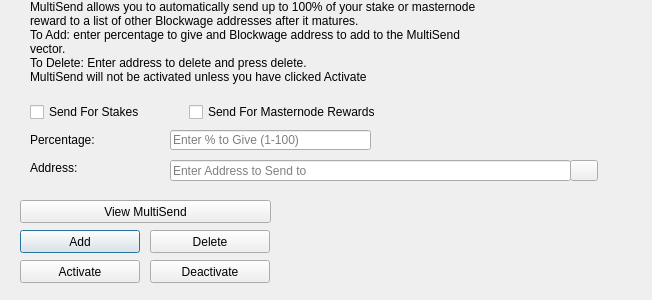
<?xml version="1.0" encoding="UTF-8"?>
<ui version="4.0">
 <class>MultiSendDialog</class>
 <widget class="QDialog" name="MultiSendDialog">
  <property name="windowModality">
   <enum>Qt::NonModal</enum>
  </property>
  <property name="geometry">
   <rect>
    <x>0</x>
    <y>0</y>
    <width>652</width>
    <height>300</height>
   </rect>
  </property>
  <property name="windowTitle">
   <string>MultiSend</string>
  </property>
  <widget class="QLineEdit" name="multiSendPercentEdit">
   <property name="geometry">
    <rect>
     <x>170</x>
     <y>130</y>
     <width>201</width>
     <height>20</height>
    </rect>
   </property>
   <property name="toolTip">
    <string>Enter whole numbers 1 - 100</string>
   </property>
   <property name="placeholderText">
    <string>Enter % to Give (1-100)</string>
   </property>
  </widget>
  <widget class="QLineEdit" name="multiSendAddressEdit">
   <property name="geometry">
    <rect>
     <x>170</x>
     <y>160</y>
     <width>401</width>
     <height>21</height>
    </rect>
   </property>
   <property name="toolTip">
    <string/>
   </property>
   <property name="placeholderText">
    <string>Enter Address to Send to</string>
   </property>
  </widget>
  <widget class="QLabel" name="label_2">
   <property name="geometry">
    <rect>
     <x>30</x>
     <y>0</y>
     <width>451</width>
     <height>121</height>
    </rect>
   </property>
   <property name="lineWidth">
    <number>1</number>
   </property>
   <property name="text">
    <string>MultiSend allows you to automatically send up to 100% of your stake or masternode reward to a list of other Blockwage addresses after it matures.
To Add: enter percentage to give and Blockwage address to add to the MultiSend vector.
To Delete: Enter address to delete and press delete.
MultiSend will not be activated unless you have clicked Activate</string>
   </property>
   <property name="alignment">
    <set>Qt::AlignLeading|Qt::AlignLeft|Qt::AlignTop</set>
   </property>
   <property name="wordWrap">
    <bool>true</bool>
   </property>
  </widget>
  <widget class="QLabel" name="message">
   <property name="geometry">
    <rect>
     <x>290</x>
     <y>200</y>
     <width>351</width>
     <height>91</height>
    </rect>
   </property>
   <property name="text">
    <string/>
   </property>
  </widget>
  <widget class="QPushButton" name="addButton">
   <property name="geometry">
    <rect>
     <x>20</x>
     <y>230</y>
     <width>120</width>
     <height>23</height>
    </rect>
   </property>
   <property name="toolTip">
    <string/>
   </property>
   <property name="statusTip">
    <string>Add to MultiSend Vector</string>
   </property>
   <property name="text">
    <string>Add</string>
   </property>
  </widget>
  <widget class="QPushButton" name="disableButton">
   <property name="geometry">
    <rect>
     <x>150</x>
     <y>260</y>
     <width>120</width>
     <height>23</height>
    </rect>
   </property>
   <property name="statusTip">
    <string>Deactivate MultiSend</string>
   </property>
   <property name="text">
    <string>Deactivate</string>
   </property>
  </widget>
  <widget class="QPushButton" name="addressBookButton">
   <property name="geometry">
    <rect>
     <x>570</x>
     <y>160</y>
     <width>28</width>
     <height>21</height>
    </rect>
   </property>
   <property name="toolTip">
    <string>Choose an address from the address book</string>
   </property>
   <property name="text">
    <string/>
   </property>
   <property name="icon">
    <iconset resource="../blockwage.qrc">
     <normaloff>:/icons/address-book</normaloff>:/icons/address-book</iconset>
   </property>
   <property name="shortcut">
    <string>Alt+A</string>
   </property>
   <property name="autoDefault">
    <bool>false</bool>
   </property>
  </widget>
  <widget class="QLabel" name="label">
   <property name="geometry">
    <rect>
     <x>30</x>
     <y>130</y>
     <width>121</width>
     <height>20</height>
    </rect>
   </property>
   <property name="toolTip">
    <string>Percentage of stake to send</string>
   </property>
   <property name="text">
    <string>Percentage:</string>
   </property>
  </widget>
  <widget class="QLabel" name="label_5">
   <property name="geometry">
    <rect>
     <x>30</x>
     <y>160</y>
     <width>111</width>
     <height>16</height>
    </rect>
   </property>
   <property name="toolTip">
    <string>Address to send portion of stake to</string>
   </property>
   <property name="text">
    <string>Address:</string>
   </property>
  </widget>
  <widget class="QPushButton" name="deleteButton">
   <property name="geometry">
    <rect>
     <x>150</x>
     <y>230</y>
     <width>120</width>
     <height>23</height>
    </rect>
   </property>
   <property name="toolTip">
    <string/>
   </property>
   <property name="statusTip">
    <string>Delete Address From MultiSend Vector</string>
   </property>
   <property name="text">
    <string>Delete</string>
   </property>
  </widget>
  <widget class="QPushButton" name="activateButton">
   <property name="geometry">
    <rect>
     <x>20</x>
     <y>260</y>
     <width>120</width>
     <height>23</height>
    </rect>
   </property>
   <property name="statusTip">
    <string>Activate MultiSend</string>
   </property>
   <property name="text">
    <string>Activate</string>
   </property>
  </widget>
  <widget class="QPushButton" name="viewButton">
   <property name="geometry">
    <rect>
     <x>20</x>
     <y>200</y>
     <width>251</width>
     <height>23</height>
    </rect>
   </property>
   <property name="toolTip">
    <string/>
   </property>
   <property name="statusTip">
    <string>View MultiSend Vector</string>
   </property>
   <property name="text">
    <string>View MultiSend</string>
   </property>
  </widget>
  <widget class="QWidget" name="horizontalLayoutWidget">
   <property name="geometry">
    <rect>
     <x>30</x>
     <y>100</y>
     <width>351</width>
     <height>24</height>
    </rect>
   </property>
   <layout class="QHBoxLayout" name="horizontalLayout">
    <item>
     <widget class="QCheckBox" name="multiSendStakeCheckBox">
      <property name="text">
       <string>Send For Stakes</string>
      </property>
     </widget>
    </item>
    <item>
     <widget class="QCheckBox" name="multiSendMasternodeCheckBox">
      <property name="text">
       <string>Send For Masternode Rewards</string>
      </property>
     </widget>
    </item>
   </layout>
  </widget>
 </widget>
 <resources>
  <include location="../blockwage.qrc"/>
 </resources>
 <connections/>
</ui>
